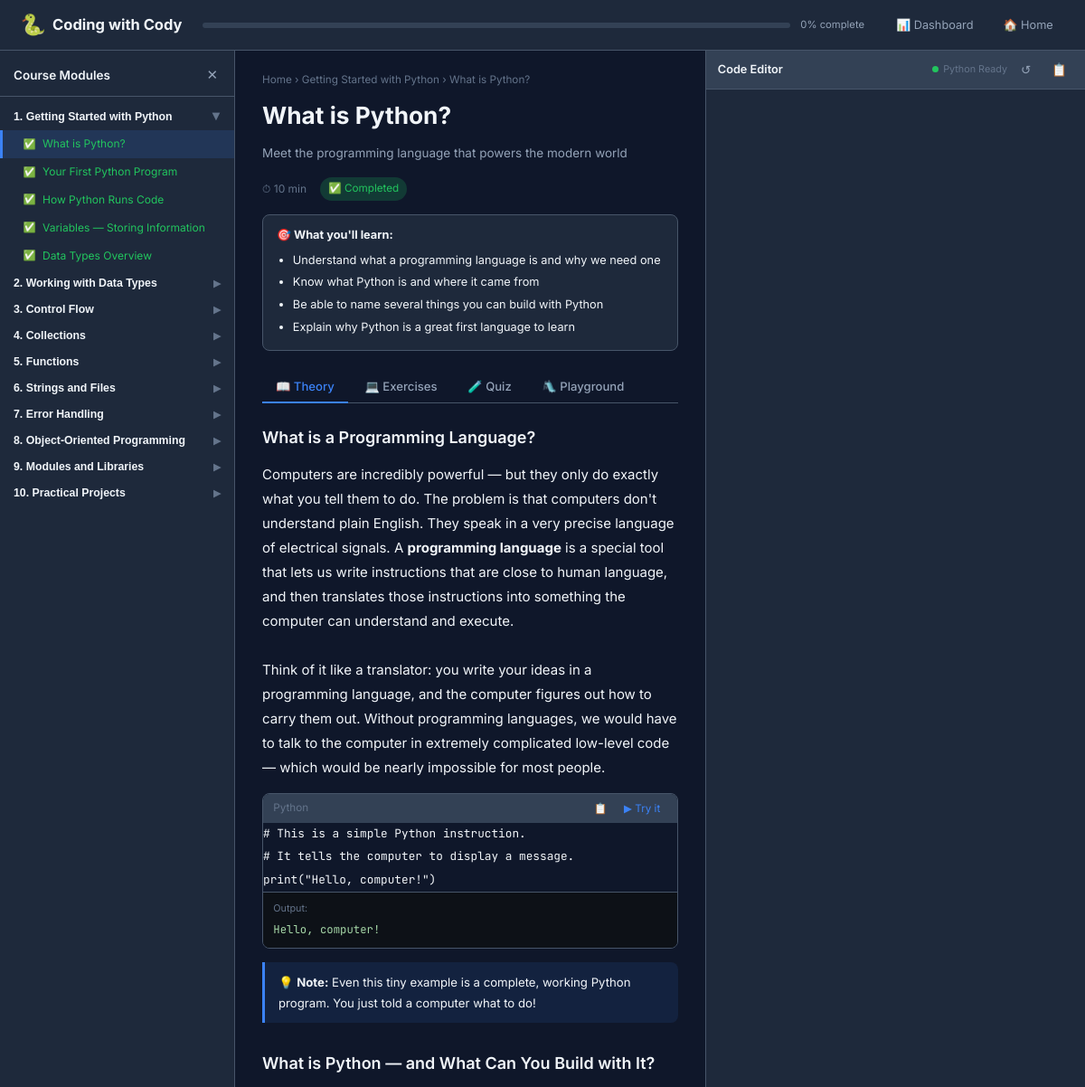
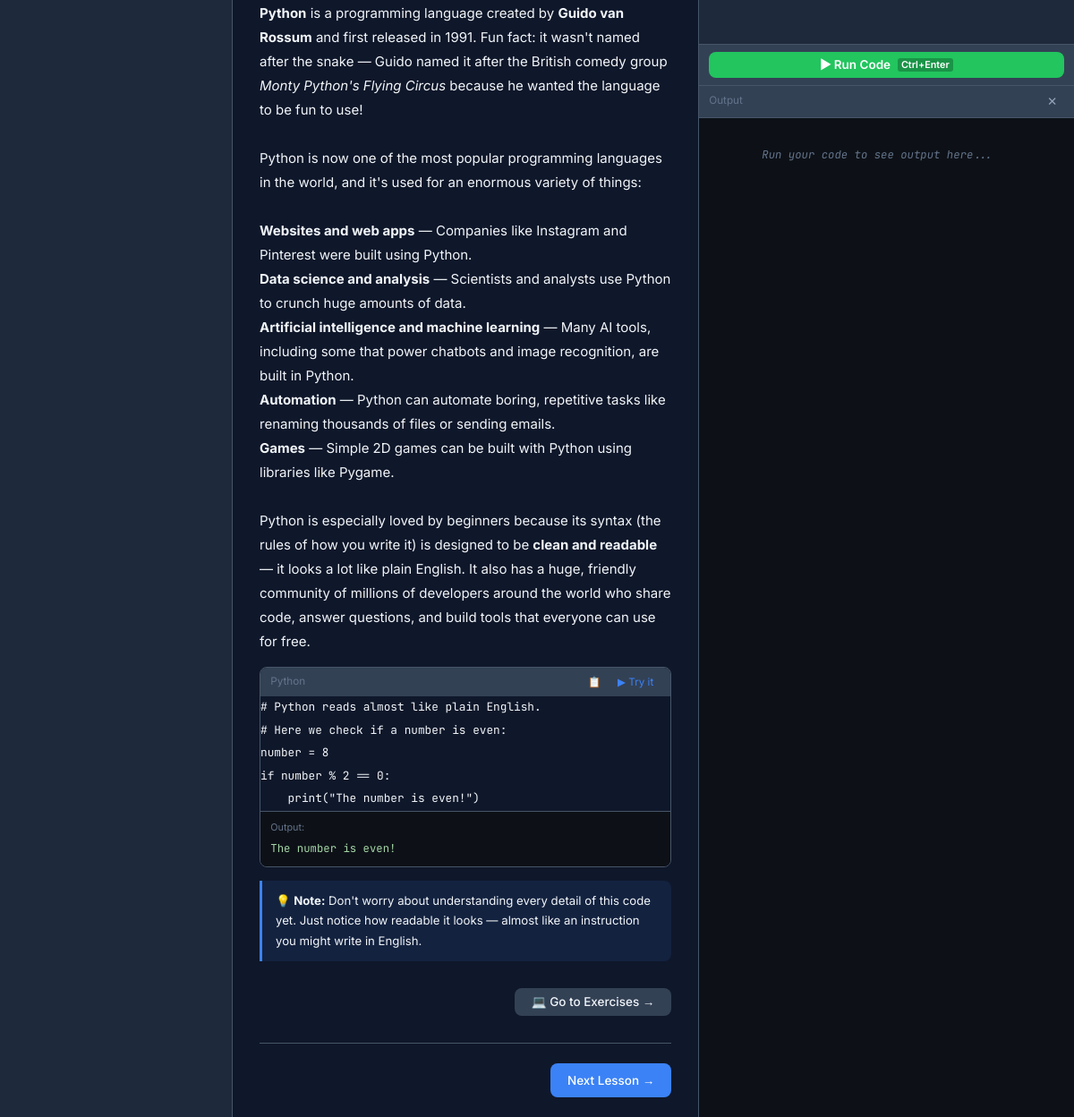
The app's page /lesson/module1_lesson1 with its own data (2 pictures, top to bottom).
### tables this page shows
CREATE TABLE progress (
                id              INTEGER PRIMARY KEY AUTOINCREMENT,
                lesson_id       TEXT NOT NULL UNIQUE,
                status          TEXT NOT NULL DEFAULT 'not_started',
                started_at      TIMESTAMP,
                completed_at    TIMESTAMP,
                time_spent_sec  INTEGER DEFAULT 0,
                xp_earned       INTEGER DEFAULT 0
            );

### app.py (the view)
@app.route('/lesson/<lesson_id>')
def lesson_page(lesson_id):
    curriculum = load_curriculum()
    lesson = load_lesson(lesson_id)
    if lesson is None:
        abort(404)
    prev_id, next_id = get_adjacent_lessons(curriculum, lesson_id)
    with get_db() as conn:
        progress_map = get_progress_map(conn)
        update_streak(conn)
        ex_rows = conn.execute(
            "SELECT exercise_id, passed FROM exercise_attempts WHERE lesson_id=? ORDER BY attempted_at DESC",
            (lesson_id,)
        ).fetchall()
        quiz_rows = conn.execute(
            "SELECT question_id, selected_option, is_correct FROM quiz_answers WHERE lesson_id=?",
            (lesson_id,)
        ).fetchall()
    passed_exercises = {}
    for row in ex_rows:
        if row['exercise_id'] not in passed_exercises:
            passed_exercises[row['exercise_id']] = bool(row['passed'])
    answered_quiz = {r['question_id']: {'selected': r['selected_option'], 'correct': bool(r['is_correct'])} for r in quiz_rows}
    for mod in curriculum['modules']:
        for l in mod['lessons']:
            l['status'] = progress_map.get(l['id'], {}).get('status', 'not_started')
    current_status = progress_map.get(lesson_id, {}).get('status', 'not_started')
    current_module_title = ''
    for mod in curriculum['modules']:
        for l in mod['lessons']:
            if l['id'] == lesson_id:
                current_module_title = mod['title']
    return render_template('lesson.html',
                           lesson=lesson,
                           curriculum=curriculum,
                           lesson_id=lesson_id,
                           prev_id=prev_id,
                           next_id=next_id,
                           passed_exercises=passed_exercises,
                           answered_quiz=answered_quiz,
                           current_status=current_status,
                           current_module_title=current_module_title,
                           progress_map=progress_map)

### app.py (called while the page is built, shortened)
def get_db():
    conn = sqlite3.connect(str(DB_PATH))
    conn.row_factory = sqlite3.Row
    conn.execute("PRAGMA journal_mode=WAL")
    return conn

def load_curriculum():
    path = CONTENT_DIR / 'curriculum.json'
    with open(path, encoding='utf-8') as f:
        return json.load(f)

def load_lesson(lesson_id: str):
    parts = lesson_id.split('_')
    if len(parts) != 2:
        return None
    module_part, lesson_part = parts
    path = CONTENT_DIR / module_part / f'{lesson_part}.json'
    if not path.exists():
        return None
    with open(path, encoding='utf-8') as f:
        return json.load(f)

def get_all_lesson_ids(curriculum):
    ids = []
    for mod in curriculum.get('modules', []):
        for lesson in mod.get('lessons', []):
            ids.append(lesson['id'])
    return ids

def get_adjacent_lessons(curriculum, lesson_id):
    all_ids = get_all_lesson_ids(curriculum)
    idx = all_ids.index(lesson_id) if lesson_id in all_ids else -1
    prev_id = all_ids[idx - 1] if idx > 0 else None
    next_id = all_ids[idx + 1] if idx < len(all_ids) - 1 else None
    return prev_id, next_id

def get_progress_map(conn):
    rows = conn.execute("SELECT lesson_id, status, xp_earned FROM progress").fetchall()
    return {r['lesson_id']: {'status': r['status'], 'xp': r['xp_earned']} for r in rows}

def update_streak(conn):
    today = date.today().isoformat()
    row = conn.execute("SELECT value FROM user_settings WHERE key='last_activity'").fetchone()
    last = row['value'] if row else ''
    if last == today:
        return

### templates/lesson.html (shortened to what this page needs)
{% extends "base.html" %}
{% block content %}
<div class="lesson-layout">
  <aside class="lesson-sidebar" id="lesson-sidebar">
    <div class="sidebar-header">
      <span class="sidebar-title">Course Modules</span>
      <button class="sidebar-close" onclick="toggleSidebar()" title="Close sidebar">✕</button>
    </div>
    <div class="sidebar-content">
      {% for mod in curriculum.modules %}
      <div class="sidebar-module" id="sidebar-mod-{{ mod.id }}">
        <button class="sidebar-module-header" onclick="toggleSidebarModule('{{ mod.id }}')">
          <span>{{ mod.number }}. {{ mod.title }}</span>
          <span class="sidebar-module-arrow" id="arrow-{{ mod.id }}">▶</span>
        </button>
        <div class="sidebar-lessons" id="sidebar-lessons-{{ mod.id }}" style="display:none">
          {% for l in mod.lessons %}
          <a href="/lesson/{{ l.id }}"
             class="sidebar-lesson {% if l.id == lesson_id %}sidebar-lesson--active{% endif %} sidebar-lesson--{{ l.status }}">
            <span class="sidebar-lesson-icon">
              {% if l.status == 'completed' %}✅
              {% elif l.status == 'in_progress' %}▶️
              {% else %}○{% endif %}
            </span>
            <span class="sidebar-lesson-text">{{ l.title }}</span>
          </a>
          {% endfor %}
        </div>
      </div>
      {% endfor %}
    </div>
  </aside>
  <div class="lesson-main">
    <div class="lesson-header">
      <div class="breadcrumb">
        <a href="/">Home</a> › <span>{{ current_module_title }}</span> › <span>{{ lesson.title }}</span>
      </div>
      <h1 class="lesson-title">{{ lesson.title }}</h1>
      <div class="lesson-meta">
        <span class="lesson-subtitle">{{ lesson.subtitle }}</span>
        <span class="lesson-time">⏱ {{ lesson.estimated_minutes }} min</span>
        <span class="lesson-status-badge lesson-status--{{ current_status }}" id="lesson-status-badge">
          {% if current_status == 'completed' %}✅ Completed
          {% elif current_status == 'in_progress' %}▶️ In Progress
          {% else %}○ Not Started{% endif %}
        </span>
      </div>
      <div class="learning-objectives" id="objectives-panel">
        <strong>🎯 What you'll learn:</strong>
        <ul>{% for obj in lesson.learning_objectives %}<li>{{ obj }}</li>{% endfor %}</ul>
      </div>
    </div>
    <div class="lesson-tabs">
      <button class="tab-btn tab-btn--active" data-tab="theory" onclick="switchTab('theory')">📖 Theory</button>
      <button class="tab-btn" data-tab="exercises" onclick="switchTab('exercises')">💻 Exercises</button>
      <button class="tab-btn" data-tab="quiz" onclick="switchTab('quiz')">🧪 Quiz</button>
      <button class="tab-btn" data-tab="playground" onclick="switchTab('playground')">🛝 Playground</button>
    </div>
    <div class="tab-content" id="tab-theory">
      {% for section in lesson.theory.sections %}
      <div class="theory-section">
        <h2 class="theory-heading">{{ section.heading }}</h2>
        <div class="theory-text">{{ section.content | safe }}</div>
        {% if section.code_example %}
        <div class="code-block-wrap">
          <div class="code-block-header">
            <span>Python</span>
            <div class="code-block-actions">
              <button class="code-action-btn" onclick="copyCode(this)" title="Copy code">📋</button>
              <button class="code-action-btn try-btn" onclick="tryInEditor(this)" title="Try in editor">▶ Try it</button>
            </div>
          </div>
          <pre><code class="language-python">{{ section.code_example }}</code></pre>
          {% if section.code_output %}
          <div class="code-output-preview">
            <span class="code-output-label">Output:</span>
            <pre class="code-output-text">{{ section.code_output }}</pre>
          </div>
          {% endif %}
        </div>
        {% endif %}
        {% if section.note %}
        <div class="theory-note">💡 <strong>Note:</strong> {{ section.note }}</div>
        {% endif %}
      </div>
      {% endfor %}
      <div class="tab-nav-row">
        <button class="btn btn-secondary" onclick="switchTab('exercises')">💻 Go to Exercises →</button>
      </div>
    </div>
    <div class="lesson-nav-row">
      {% if next_id %}
      <a href="/lesson/{{ next_id }}" class="btn btn-primary">Next Lesson →</a>
      {% else %}
      <a href="/dashboard" class="btn btn-success">View Dashboard 📊</a>
      {% endif %}
    </div>
  </div>
  <div class="code-panel" id="code-panel">
    <div class="code-panel-header">
      <span class="code-panel-title">Code Editor</span>
      <div class="code-panel-actions">
        <span class="pyodide-status" id="pyodide-status" title="Python engine status">
          <span class="status-dot status-dot--loading" id="status-dot"></span>
          <span id="status-label">Loading...</span>
        </span>
        <button class="icon-btn" onclick="resetEditor()" title="Reset to starter code">↺</button>
        <button class="icon-btn" onclick="copyEditorCode()" title="Copy code">📋</button>
      </div>
    </div>
    <div id="editor-wrapper" class="editor-wrapper">
    </div>
    <div class="run-bar">
      <button class="run-btn" id="run-btn" onclick="runCode()" disabled>
        ▶ Run Code <kbd>Ctrl+Enter</kbd>
      </button>
    </div>
    <div class="output-panel">
      <div class="output-header">
        <span>Output</span>
        <button class="icon-btn" onclick="clearOutput()" title="Clear output">✕</button>
      </div>
      <div id="output" class="output-content">
        <span class="output-placeholder">Run your code to see output here...</span>
      </div>
    </div>
  </div>
</div>
{% endblock %}

### records on screen
progress: title "What is Python?"
progress: title "Your First Python Program"
progress: title "How Python Runs Code"
progress: title "Variables — Storing Information"
progress: title "Data Types Overview"

### other values on screen
{{ overall_pct|default(0) }} "0"
{{ mod.number }} "1" "2" "3" "4" "5" "6" "7" "8" "9" "10"
{{ mod.title }} "Getting Started with Python" "Working with Data Types" "Control Flow" "Collections" "Functions" "Strings and Files" "Error Handling" "Object-Oriented Programming" "Modules and Libraries" "Practical Projects"
{{ current_module_title }} "Getting Started with Python"
{{ lesson.title }} "What is Python?"
{{ lesson.subtitle }} "Meet the programming language that powers the modern world"
{{ lesson.estimated_minutes }} "10"
{{ obj }} "Understand what a programming language is and why we need one" "Know what Python is and where it came from" "Be able to name several things you can build with Python" "Explain why Python is a great first language to learn"
{{ section.heading }} "What is a Programming Language?" "What is Python — and What Can You Build with It?"
{{ section.code_example }} "# This is a simple Python instruction. # It tells the computer to display a message. print(\"Hello, computer!\")" "# Python reads almost like plain English. # Here we check if a number is even: number = 8 if number % 2 == 0: print(\"The number is even!\")"
{{ section.code_output }} "Hello, computer!" "The number is even!"
{{ section.note }} "Even this tiny example is a complete, working Python program. You just told a computer what to do!" "Don't worry about understanding every detail of this code yet. Just notice how readable it looks — almost like an instruction you might write in English."
